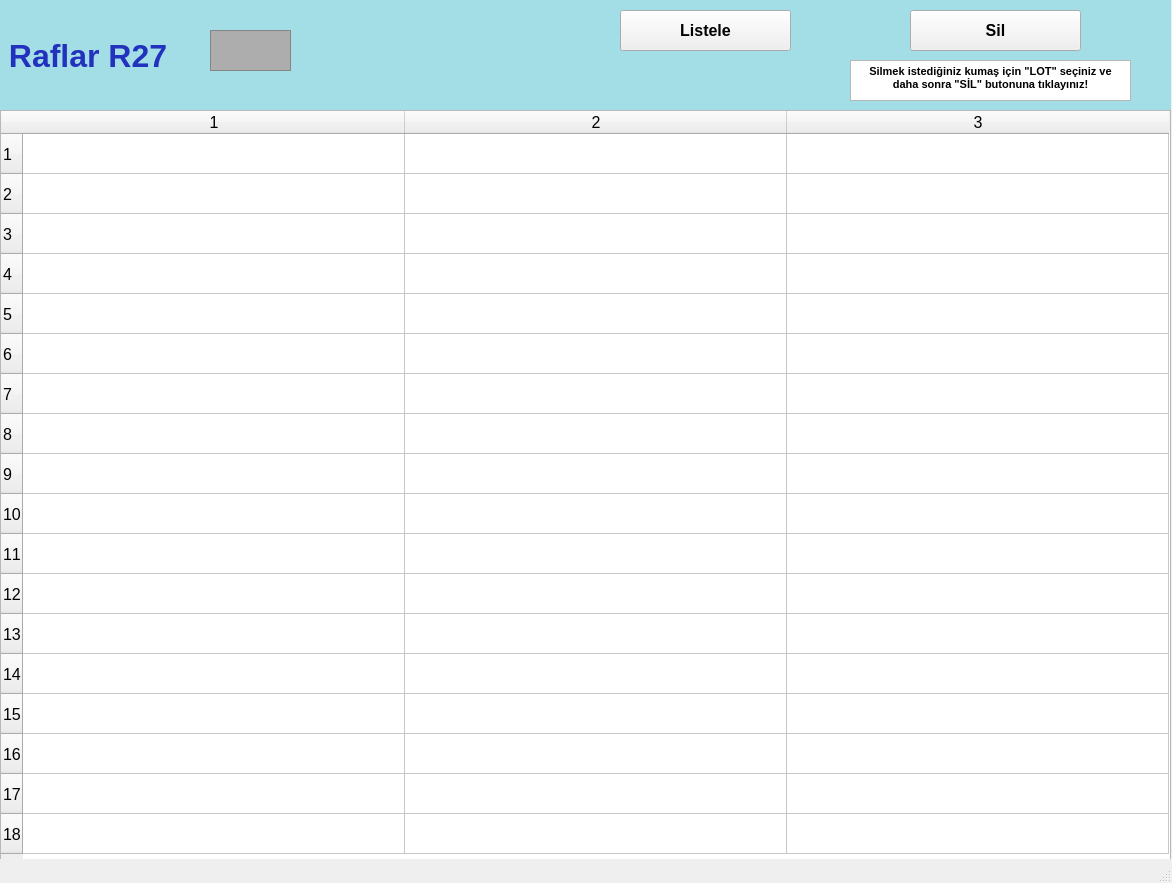
<?xml version="1.0" encoding="UTF-8"?>
<ui version="4.0">
 <class>raflarR27_ekran</class>
 <widget class="QMainWindow" name="raflarR27_ekran">
  <property name="geometry">
   <rect>
    <x>0</x>
    <y>0</y>
    <width>1172</width>
    <height>883</height>
   </rect>
  </property>
  <property name="font">
   <font>
    <pointsize>12</pointsize>
    <weight>50</weight>
    <bold>false</bold>
    <kerning>false</kerning>
   </font>
  </property>
  <property name="windowTitle">
   <string/>
  </property>
  <widget class="QWidget" name="centralwidget">
   <widget class="QLabel" name="raflarR1yazi_lbl">
    <property name="geometry">
     <rect>
      <x>0</x>
      <y>0</y>
      <width>1171</width>
      <height>111</height>
     </rect>
    </property>
    <property name="font">
     <font>
      <pointsize>24</pointsize>
      <weight>75</weight>
      <bold>true</bold>
     </font>
    </property>
    <property name="styleSheet">
     <string notr="true">background-color: rgb(163, 221, 229);
color: rgb(34, 50, 190);</string>
    </property>
    <property name="text">
     <string> Raflar R27</string>
    </property>
   </widget>
   <widget class="QFrame" name="raflarR1_img">
    <property name="geometry">
     <rect>
      <x>210</x>
      <y>30</y>
      <width>81</width>
      <height>41</height>
     </rect>
    </property>
    <property name="styleSheet">
     <string notr="true">background-color: rgb(173, 173, 173);</string>
    </property>
    <property name="frameShape">
     <enum>QFrame::StyledPanel</enum>
    </property>
    <property name="frameShadow">
     <enum>QFrame::Raised</enum>
    </property>
   </widget>
   <widget class="QTableWidget" name="R27_tw">
    <property name="geometry">
     <rect>
      <x>0</x>
      <y>110</y>
      <width>1171</width>
      <height>751</height>
     </rect>
    </property>
    <property name="baseSize">
     <size>
      <width>0</width>
      <height>0</height>
     </size>
    </property>
    <property name="rowCount">
     <number>18</number>
    </property>
    <property name="columnCount">
     <number>3</number>
    </property>
    <attribute name="horizontalHeaderVisible">
     <bool>true</bool>
    </attribute>
    <attribute name="horizontalHeaderCascadingSectionResizes">
     <bool>false</bool>
    </attribute>
    <attribute name="horizontalHeaderDefaultSectionSize">
     <number>382</number>
    </attribute>
    <attribute name="horizontalHeaderMinimumSectionSize">
     <number>38</number>
    </attribute>
    <attribute name="verticalHeaderDefaultSectionSize">
     <number>40</number>
    </attribute>
    <attribute name="verticalHeaderMinimumSectionSize">
     <number>23</number>
    </attribute>
    <row/>
    <row/>
    <row/>
    <row/>
    <row/>
    <row/>
    <row/>
    <row/>
    <row/>
    <row/>
    <row/>
    <row/>
    <row/>
    <row/>
    <row/>
    <row/>
    <row/>
    <row/>
    <column/>
    <column/>
    <column/>
   </widget>
   <widget class="QPushButton" name="listeleR27_btn">
    <property name="geometry">
     <rect>
      <x>620</x>
      <y>10</y>
      <width>171</width>
      <height>41</height>
     </rect>
    </property>
    <property name="font">
     <font>
      <pointsize>12</pointsize>
      <weight>75</weight>
      <bold>true</bold>
     </font>
    </property>
    <property name="text">
     <string>Listele</string>
    </property>
   </widget>
   <widget class="QPushButton" name="silR27_btn">
    <property name="geometry">
     <rect>
      <x>910</x>
      <y>10</y>
      <width>171</width>
      <height>41</height>
     </rect>
    </property>
    <property name="font">
     <font>
      <pointsize>12</pointsize>
      <weight>75</weight>
      <bold>true</bold>
     </font>
    </property>
    <property name="text">
     <string>Sil</string>
    </property>
   </widget>
   <widget class="QTextBrowser" name="textBrowser">
    <property name="geometry">
     <rect>
      <x>850</x>
      <y>60</y>
      <width>281</width>
      <height>41</height>
     </rect>
    </property>
    <property name="html">
     <string>&lt;!DOCTYPE HTML PUBLIC &quot;-//W3C//DTD HTML 4.0//EN&quot; &quot;http://www.w3.org/TR/REC-html40/strict.dtd&quot;&gt;
&lt;html&gt;&lt;head&gt;&lt;meta name=&quot;qrichtext&quot; content=&quot;1&quot; /&gt;&lt;style type=&quot;text/css&quot;&gt;
p, li { white-space: pre-wrap; }
&lt;/style&gt;&lt;/head&gt;&lt;body style=&quot; font-family:'MS Shell Dlg 2'; font-size:12pt; font-weight:400; font-style:normal;&quot;&gt;
&lt;p align=&quot;center&quot; style=&quot; margin-top:0px; margin-bottom:0px; margin-left:0px; margin-right:0px; -qt-block-indent:0; text-indent:0px;&quot;&gt;&lt;span style=&quot; font-size:8pt; font-weight:600;&quot;&gt;Silmek istediğiniz kumaş için &amp;quot;LOT&amp;quot; seçiniz ve daha sonra &amp;quot;SİL&amp;quot; butonuna tıklayınız!&lt;/span&gt;&lt;/p&gt;&lt;/body&gt;&lt;/html&gt;</string>
    </property>
   </widget>
  </widget>
  <widget class="QStatusBar" name="statusbar"/>
 </widget>
 <resources/>
 <connections/>
</ui>
